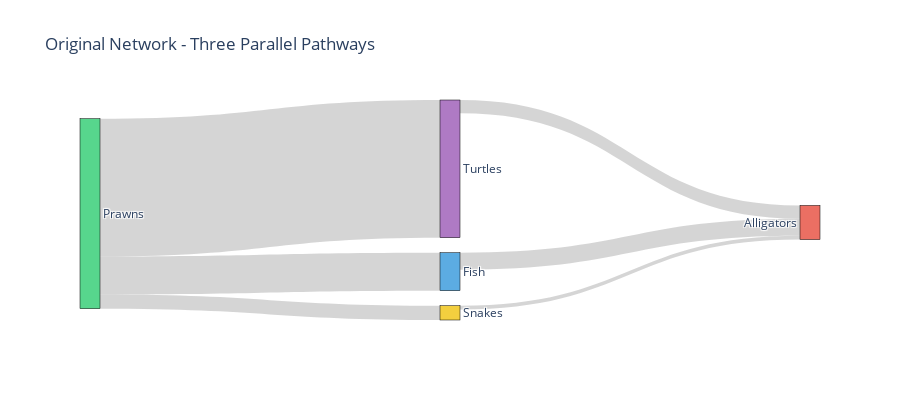
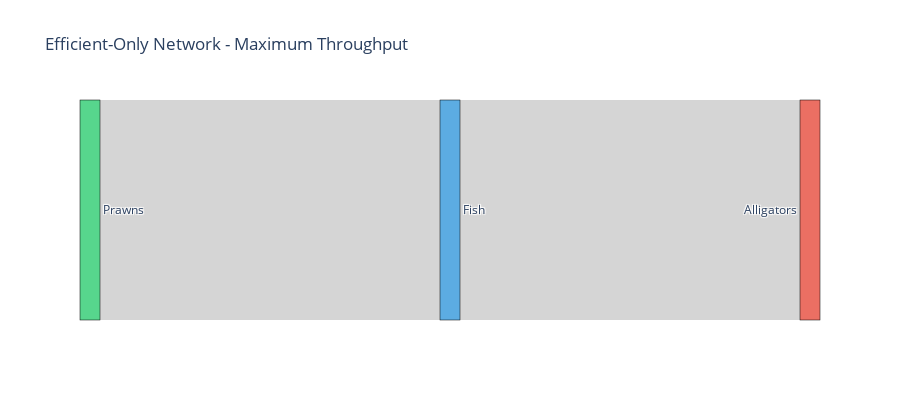
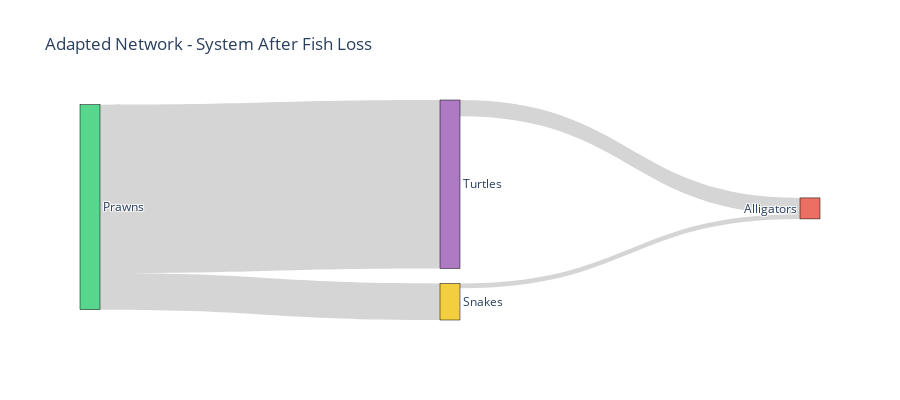

Notebook source saved alongside these figures, in order:
### Markdown cell above
## 7. Interactive Sankey Diagram

### Code cell
def create_sankey(data, title):
    """Create Sankey diagram for a network."""
    flows = np.array(data['flows'])
    nodes = data['nodes']
    
    # Prepare data for Sankey
    source = []
    target = []
    value = []
    
    for i in range(len(flows)):
        for j in range(len(flows)):
            if flows[i, j] > 0:
                source.append(i)
                target.append(j)
                value.append(flows[i, j])
    
    # Define colors
    node_colors = {
        'Prawns': 'rgba(46, 204, 113, 0.8)',
        'Fish': 'rgba(52, 152, 219, 0.8)',
        'Turtles': 'rgba(155, 89, 182, 0.8)',
        'Snakes': 'rgba(241, 196, 15, 0.8)',
        'Alligators': 'rgba(231, 76, 60, 0.8)'
    }
    
    colors = [node_colors.get(name, 'rgba(149, 165, 166, 0.8)') for name in nodes]
    
    fig = go.Figure(data=[go.Sankey(
        node=dict(
            pad=15,
            thickness=20,
            line=dict(color="black", width=0.5),
            label=nodes,
            color=colors
        ),
        link=dict(
            source=source,
            target=target,
            value=value,
            color='rgba(150, 150, 150, 0.4)'
        )
    )])
    
    fig.update_layout(
        title=title,
        font_size=12,
        height=400
    )
    
    return fig

# Create Sankey diagrams
print("ENERGY FLOW SANKEY DIAGRAMS")
print("=" * 60)

fig1 = create_sankey(original_data, "Original Network - Three Parallel Pathways")
fig1.show()

fig2 = create_sankey(efficient_data, "Efficient-Only Network - Maximum Throughput")
fig2.show()

fig3 = create_sankey(adapted_data, "Adapted Network - System After Fish Loss")
fig3.show()

### Figure 1 — Plotly figure (JSON) as saved in the notebook; plotly's stock layout.template omitted (floating-point values rounded to 4 significant figures)
{"data": [{"link": {"color": "rgba(150, 150, 150, 0.4)", "source": [0, 0, 0, 1, 2, 3], "target": [1, 2, 3, 4, 4, 4], "value": [20.5, 74.3, 7.7, 9.16, 7.2, 2.06]}, "node": {"color": ["rgba(46, 204, 113, 0.8)", "rgba(52, 152, 219, 0.8)", "rgba(155, 89, 182, 0.8)", "rgba(241, 196, 15, 0.8)", "rgba(231, 76, 60, 0.8)"], "label": ["Prawns", "Fish", "Turtles", "Snakes", "Alligators"], "line": {"color": "black", "width": 0.5}, "pad": 15, "thickness": 20}, "type": "sankey"}], "layout": {"font": {"size": 12}, "height": 400, "title": {"text": "Original Network - Three Parallel Pathways"}}}

### Figure 2 — Plotly figure (JSON) as saved in the notebook; plotly's stock layout.template omitted (floating-point values rounded to 4 significant figures)
{"data": [{"link": {"color": "rgba(150, 150, 150, 0.4)", "source": [0, 1], "target": [1, 2], "value": [102.5, 102.5]}, "node": {"color": ["rgba(46, 204, 113, 0.8)", "rgba(52, 152, 219, 0.8)", "rgba(231, 76, 60, 0.8)"], "label": ["Prawns", "Fish", "Alligators"], "line": {"color": "black", "width": 0.5}, "pad": 15, "thickness": 20}, "type": "sankey"}], "layout": {"font": {"size": 12}, "height": 400, "title": {"text": "Efficient-Only Network - Maximum Throughput"}}}

### Figure 3 — Plotly figure (JSON) as saved in the notebook; plotly's stock layout.template omitted (floating-point values rounded to 4 significant figures)
{"data": [{"link": {"color": "rgba(150, 150, 150, 0.4)", "source": [0, 0, 1, 2], "target": [1, 2, 3, 3], "value": [74.3, 16.1, 7.2, 2.06]}, "node": {"color": ["rgba(46, 204, 113, 0.8)", "rgba(155, 89, 182, 0.8)", "rgba(241, 196, 15, 0.8)", "rgba(231, 76, 60, 0.8)"], "label": ["Prawns", "Turtles", "Snakes", "Alligators"], "line": {"color": "black", "width": 0.5}, "pad": 15, "thickness": 20}, "type": "sankey"}], "layout": {"font": {"size": 12}, "height": 400, "title": {"text": "Adapted Network - System After Fish Loss"}}}
